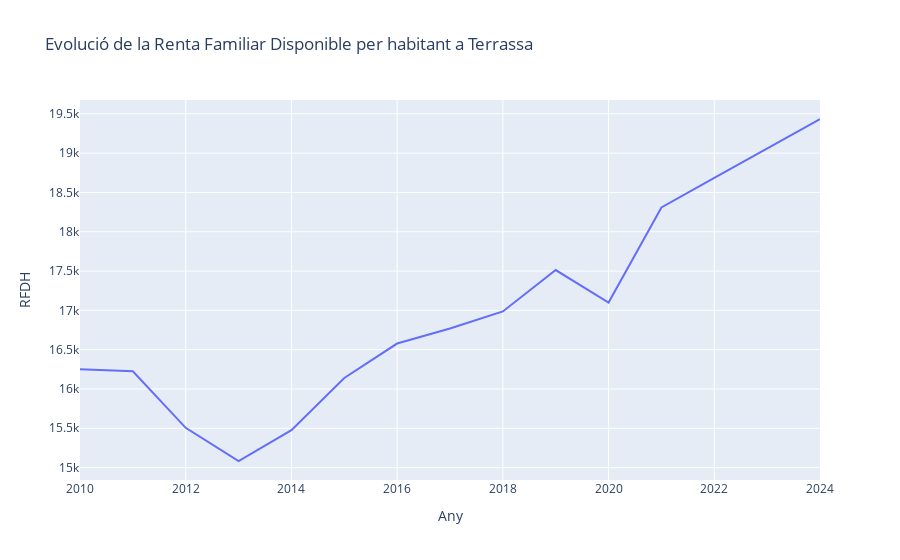

The cell this chart's notebook holds for it:
### Code cell
fig = px.line(df2, 
              y='RFDH',
              title=f'Evolució de la Renta Familiar Disponible per habitant a {ciutat}'
             )
fig.show()

### Figure 1 — Plotly figure (JSON) as saved in the notebook; plotly's stock layout.template omitted (floating-point values rounded to 4 significant figures)
{"data": [{"hovertemplate": "Any=%{x}<br>RFDH=%{y}<extra></extra>", "legendgroup": "", "line": {"color": "#636efa", "dash": "solid"}, "marker": {"symbol": "circle"}, "mode": "lines", "name": "", "orientation": "v", "showlegend": false, "type": "scatter", "x": [2010, 2011, 2012, 2013, 2014, 2015, 2016, 2017, 2018, 2019, 2020, 2021, 2022, 2023, 2024], "xaxis": "x", "y": [16250.0, 16230.0, 15510.0, 15080.0, 15480.0, 16140.0, 16580.0, 16770.0, 16990.0, 17510.0, 17100.0, 18310.0, 18680.0, 19060.0, 19430.0], "yaxis": "y"}], "layout": {"legend": {"tracegroupgap": 0}, "title": {"text": "Evolució de la Renta Familiar Disponible per habitant a Terrassa"}, "xaxis": {"anchor": "y", "domain": [0, 1], "title": {"text": "Any"}}, "yaxis": {"anchor": "x", "domain": [0, 1], "title": {"text": "RFDH"}}}}
